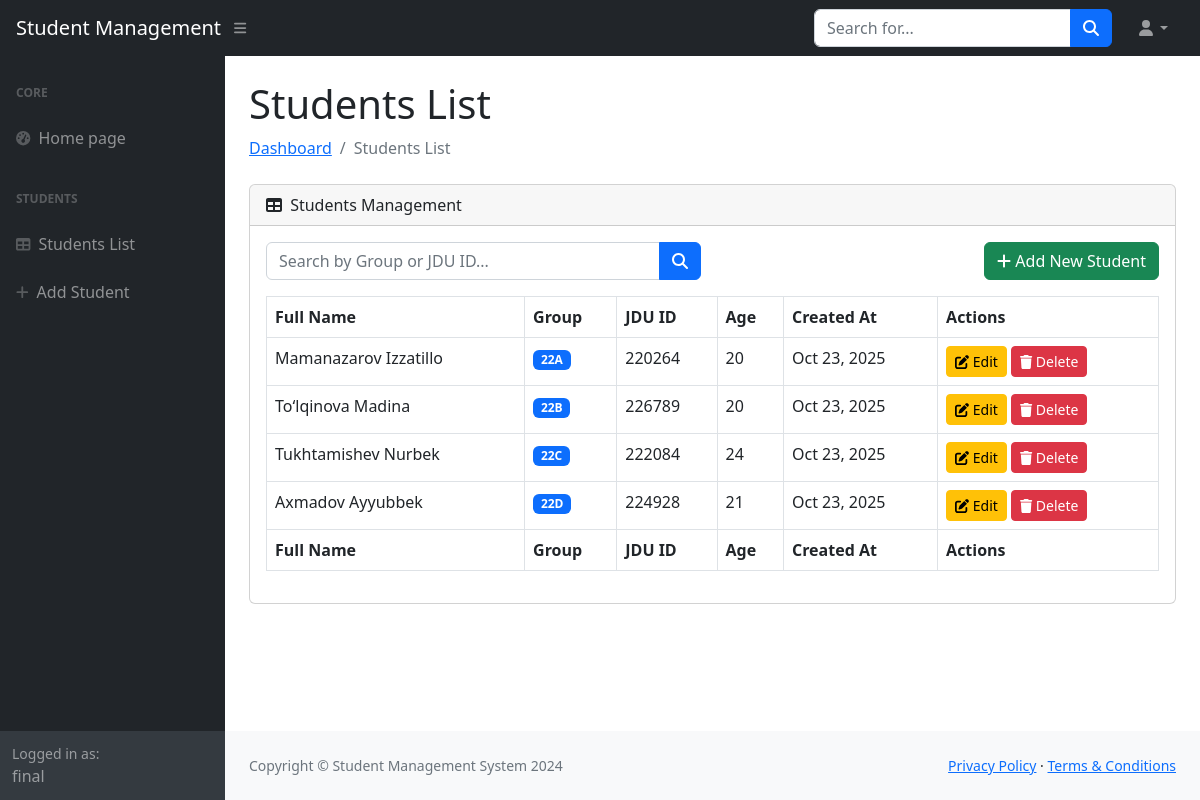
The app's page /students/ (signed in) with its own data.
### students/models.py (models this page shows, shortened)
class Student(models.Model):
    full_name = models.CharField(max_length=100)
    jdu_id = models.CharField(max_length=20, unique=True)
    group = models.CharField(max_length=20)
    age = models.IntegerField()
    created_at = models.DateTimeField(auto_now_add=True)

### students/views.py (the view)
# urls.py: path('students/', views.student_list, name='student_list'),
@login_required(login_url='sign_in')
def student_list(request):
    query = request.GET.get('q')
    if query:
        students = Student.objects.filter(group__icontains=query) | Student.objects.filter(jdu_id__icontains=query)
    else:
        students = Student.objects.all()
    return render(request, 'student_list.html', {'students': students})

### students/templates/student_list.html (shortened to what this page needs)
{% extends 'base.html' %}
{% load static %}
{% block content %}
<h1 class="mt-4">Students List</h1>
<ol class="breadcrumb mb-4">
    <li class="breadcrumb-item"><a href="{% url 'home' %}">Dashboard</a></li>
    <li class="breadcrumb-item active">Students List</li>
</ol>
<div class="card mb-4">
    <div class="card-header">
        <i class="fas fa-table me-1"></i>
        Students Management
    </div>
    <div class="card-body">
        <div class="row mb-3">
            <div class="col-md-6">
                <form method="get">
                    <div class="input-group">
                        <input class="form-control" type="text" name="q" placeholder="Search by Group or JDU ID..." value="{{ request.GET.q }}">
                        <button class="btn btn-primary" type="submit">
                            <i class="fas fa-search"></i>
                        </button>
                    </div>
                </form>
            </div>
            <div class="col-md-6 text-end">
                <a class="btn btn-success" href="{% url 'student_add' %}">
                    <i class="fas fa-plus"></i> Add New Student
                </a>
            </div>
        </div>
        <div class="table-responsive">
            <table class="table table-bordered" id="datatablesSimple">
                <thead>
                    <tr>
                        <th>Full Name</th>
                        <th>Group</th>
                        <th>JDU ID</th>
                        <th>Age</th>
                        <th>Created At</th>
                        <th>Actions</th>
                    </tr>
                </thead>
                <tfoot>
                    <tr>
                        <th>Full Name</th>
                        <th>Group</th>
                        <th>JDU ID</th>
                        <th>Age</th>
                        <th>Created At</th>
                        <th>Actions</th>
                    </tr>
                </tfoot>
                <tbody>
                    {% for student in students %}
                    <tr>
                        <td>{{ student.full_name }}</td>
                        <td><span class="badge bg-primary">{{ student.group }}</span></td>
                        <td>{{ student.jdu_id }}</td>
                        <td>{{ student.age }}</td>
                        <td>{{ student.created_at|date:"M d, Y" }}</td>
                        <td>
                            <a class="btn btn-sm btn-warning" href="{% url 'student_edit' student.id %}">
                                <i class="fas fa-edit"></i> Edit
                            </a>
                            <a class="btn btn-sm btn-danger" href="{% url 'student_delete' student.id %}"
                               onclick="return confirm('Are you sure you want to delete this student?')">
                                <i class="fas fa-trash"></i> Delete
                            </a>
                        </td>
                    </tr>
                    {% empty %}
                    <tr>
                        <td colspan="6" class="text-center">No students found.</td>
                    </tr>
                    {% endfor %}
                </tbody>
            </table>
        </div>
    </div>
</div>
{% endblock %}

### students/templates/base.html (shortened to what this page needs)
<!DOCTYPE html>
<html lang="en">
    <head>
        {% load static %}
        <link href="https://cdn.jsdelivr.net/npm/simple-datatables@7.1.2/dist/style.min.css" rel="stylesheet" />
        <link href="{% static 'css/styles.css' %}" rel="stylesheet" />
    </head>
    <body class="sb-nav-fixed">
        <nav class="sb-topnav navbar navbar-expand navbar-dark bg-dark">
            <a class="navbar-brand ps-3" href="{% url 'home' %}">Student Management</a>
            <button class="btn btn-link btn-sm order-1 order-lg-0 me-4 me-lg-0" id="sidebarToggle" href="#!"><i class="fas fa-bars"></i></button>
            <form class="d-none d-md-inline-block form-inline ms-auto me-0 me-md-3 my-2 my-md-0">
                <div class="input-group">
                    <input class="form-control" type="text" placeholder="Search for..." aria-label="Search for..." aria-describedby="btnNavbarSearch" />
                    <button class="btn btn-primary" id="btnNavbarSearch" type="button"><i class="fas fa-search"></i></button>
                </div>
            </form>
            <ul class="navbar-nav ms-auto ms-md-0 me-3 me-lg-4">
                <li class="nav-item dropdown">
                    <a class="nav-link dropdown-toggle" id="navbarDropdown" href="#" role="button" data-bs-toggle="dropdown" aria-expanded="false"><i class="fas fa-user fa-fw"></i></a>
                </li>
            </ul>
        </nav>
        <div id="layoutSidenav">
            <div id="layoutSidenav_nav">
                <nav class="sb-sidenav accordion sb-sidenav-dark" id="sidenavAccordion">
                    <div class="sb-sidenav-menu">
                        <div class="nav">
                            <div class="sb-sidenav-menu-heading">Core</div>
                            <a class="nav-link" href="{% url 'home' %}">
                                <div class="sb-nav-link-icon"><i class="fas fa-tachometer-alt"></i></div>
                                Home page
                            </a>
                            {% if user.is_authenticated %}
                            <div class="sb-sidenav-menu-heading">Students</div>
                            <a class="nav-link" href="{% url 'student_list' %}">
                                <div class="sb-nav-link-icon"><i class="fas fa-table"></i></div>
                                Students List
                            </a>
                            <a class="nav-link" href="{% url 'student_add' %}">
                                <div class="sb-nav-link-icon"><i class="fas fa-plus"></i></div>
                                Add Student
                            </a>
                            {% endif %}
                        </div>
                    </div>
                    <div class="sb-sidenav-footer">
                        <div class="small">Logged in as:</div>
                        {% if user.is_authenticated %}
                            {{ user.username }}
                        {% else %}
                            Guest
                        {% endif %}
                    </div>
                </nav>
            </div>
            <div id="layoutSidenav_content">
                <main>
                    <div class="container-fluid px-4">
                        {% block content %}
                        {% endblock %}
                    </div>
                </main>
                <footer class="py-4 bg-light mt-auto">
                    <div class="container-fluid px-4">
                        <div class="d-flex align-items-center justify-content-between small">
                            <div class="text-muted">Copyright &copy; Student Management System 2024</div>
                            <div>
                                <a href="#">Privacy Policy</a>
                                &middot;
                                <a href="#">Terms &amp; Conditions</a>
                            </div>
                        </div>
                    </div>
                </footer>
            </div>
        </div>
    </body>
</html>

### records on screen
Student: full_name "Mamanazarov Izzatillo", group "22A", jdu_id "220264", age "20", created_at "Oct 23, 2025"
Student: full_name "To‘lqinova Madina", group "22B", jdu_id "226789", age "20", created_at "Oct 23, 2025"
Student: full_name "Tukhtamishev Nurbek", group "22C", jdu_id "222084", age "24", created_at "Oct 23, 2025"
Student: full_name "Axmadov Ayyubbek", group "22D", jdu_id "224928", age "21", created_at "Oct 23, 2025"

### other values on screen
{{ user.username }} "final"
